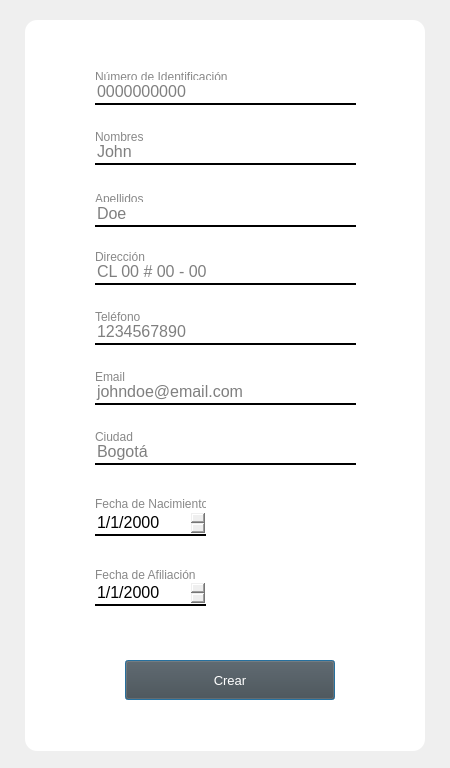
<?xml version="1.0" encoding="UTF-8"?>
<ui version="4.0">
 <class>createAffiliate</class>
 <widget class="QDialog" name="createAffiliate">
  <property name="geometry">
   <rect>
    <x>0</x>
    <y>0</y>
    <width>450</width>
    <height>768</height>
   </rect>
  </property>
  <property name="windowTitle">
   <string>Crear afiliado</string>
  </property>
  <property name="styleSheet">
   <string notr="true"/>
  </property>
  <widget class="QLabel" name="idLabel">
   <property name="geometry">
    <rect>
     <x>95</x>
     <y>68</y>
     <width>261</width>
     <height>17</height>
    </rect>
   </property>
   <property name="styleSheet">
    <string notr="true">color: rgb(136, 136, 136);</string>
   </property>
   <property name="text">
    <string>Número de Identificación</string>
   </property>
  </widget>
  <widget class="QLineEdit" name="idBox">
   <property name="geometry">
    <rect>
     <x>95</x>
     <y>80</y>
     <width>261</width>
     <height>25</height>
    </rect>
   </property>
   <property name="font">
    <font>
     <pointsize>12</pointsize>
    </font>
   </property>
   <property name="styleSheet">
    <string notr="true">border-top-color: white; border-left-color: white; border-right-color: white; border-bottom-width: 2px; border-style:solid;</string>
   </property>
   <property name="text">
    <string/>
   </property>
   <property name="frame">
    <bool>true</bool>
   </property>
   <property name="placeholderText">
    <string>0000000000</string>
   </property>
  </widget>
  <widget class="QLabel" name="nameLabel">
   <property name="geometry">
    <rect>
     <x>95</x>
     <y>128</y>
     <width>261</width>
     <height>17</height>
    </rect>
   </property>
   <property name="styleSheet">
    <string notr="true">color: rgb(136, 136, 136);</string>
   </property>
   <property name="text">
    <string>Nombres</string>
   </property>
  </widget>
  <widget class="QLineEdit" name="nameBox">
   <property name="geometry">
    <rect>
     <x>95</x>
     <y>140</y>
     <width>261</width>
     <height>25</height>
    </rect>
   </property>
   <property name="font">
    <font>
     <pointsize>12</pointsize>
    </font>
   </property>
   <property name="styleSheet">
    <string notr="true">border-top-color: white; border-left-color: white; border-right-color: white; border-bottom-width: 2px; border-style:solid;</string>
   </property>
   <property name="maxLength">
    <number>26</number>
   </property>
   <property name="placeholderText">
    <string>John</string>
   </property>
  </widget>
  <widget class="QLabel" name="lastNameLabel">
   <property name="geometry">
    <rect>
     <x>95</x>
     <y>190</y>
     <width>261</width>
     <height>17</height>
    </rect>
   </property>
   <property name="styleSheet">
    <string notr="true">color: rgb(136, 136, 136);</string>
   </property>
   <property name="text">
    <string>Apellidos</string>
   </property>
  </widget>
  <widget class="QLineEdit" name="lastNameBox">
   <property name="geometry">
    <rect>
     <x>95</x>
     <y>202</y>
     <width>261</width>
     <height>25</height>
    </rect>
   </property>
   <property name="font">
    <font>
     <pointsize>12</pointsize>
    </font>
   </property>
   <property name="styleSheet">
    <string notr="true">border-top-color: white; border-left-color: white; border-right-color: white; border-bottom-width: 2px; border-style:solid;</string>
   </property>
   <property name="maxLength">
    <number>26</number>
   </property>
   <property name="placeholderText">
    <string>Doe</string>
   </property>
  </widget>
  <widget class="QLabel" name="directionLabel">
   <property name="geometry">
    <rect>
     <x>95</x>
     <y>248</y>
     <width>261</width>
     <height>17</height>
    </rect>
   </property>
   <property name="styleSheet">
    <string notr="true">color: rgb(136, 136, 136);</string>
   </property>
   <property name="text">
    <string>Dirección</string>
   </property>
  </widget>
  <widget class="QLineEdit" name="directionBox">
   <property name="geometry">
    <rect>
     <x>95</x>
     <y>260</y>
     <width>261</width>
     <height>25</height>
    </rect>
   </property>
   <property name="font">
    <font>
     <pointsize>12</pointsize>
    </font>
   </property>
   <property name="styleSheet">
    <string notr="true">border-top-color: white; border-left-color: white; border-right-color: white; border-bottom-width: 2px; border-style:solid;</string>
   </property>
   <property name="maxLength">
    <number>256</number>
   </property>
   <property name="placeholderText">
    <string>CL 00 # 00 - 00</string>
   </property>
  </widget>
  <widget class="QLabel" name="phoneLabel">
   <property name="geometry">
    <rect>
     <x>95</x>
     <y>308</y>
     <width>261</width>
     <height>17</height>
    </rect>
   </property>
   <property name="styleSheet">
    <string notr="true">color: rgb(136, 136, 136);</string>
   </property>
   <property name="text">
    <string>Teléfono</string>
   </property>
  </widget>
  <widget class="QLineEdit" name="phoneBox">
   <property name="geometry">
    <rect>
     <x>95</x>
     <y>320</y>
     <width>261</width>
     <height>25</height>
    </rect>
   </property>
   <property name="font">
    <font>
     <pointsize>12</pointsize>
    </font>
   </property>
   <property name="styleSheet">
    <string notr="true">border-top-color: white; border-left-color: white; border-right-color: white; border-bottom-width: 2px; border-style:solid;</string>
   </property>
   <property name="placeholderText">
    <string>1234567890</string>
   </property>
  </widget>
  <widget class="QLabel" name="emailLabel">
   <property name="geometry">
    <rect>
     <x>95</x>
     <y>368</y>
     <width>261</width>
     <height>17</height>
    </rect>
   </property>
   <property name="styleSheet">
    <string notr="true">color: rgb(136, 136, 136);</string>
   </property>
   <property name="text">
    <string>Email</string>
   </property>
  </widget>
  <widget class="QLineEdit" name="emailBox">
   <property name="geometry">
    <rect>
     <x>95</x>
     <y>380</y>
     <width>261</width>
     <height>25</height>
    </rect>
   </property>
   <property name="font">
    <font>
     <pointsize>12</pointsize>
    </font>
   </property>
   <property name="styleSheet">
    <string notr="true">border-top-color: white; border-left-color: white; border-right-color: white; border-bottom-width: 2px; border-style:solid;</string>
   </property>
   <property name="placeholderText">
    <string>johndoe@email.com</string>
   </property>
  </widget>
  <widget class="QLabel" name="cityLabel">
   <property name="geometry">
    <rect>
     <x>95</x>
     <y>428</y>
     <width>261</width>
     <height>17</height>
    </rect>
   </property>
   <property name="styleSheet">
    <string notr="true">color: rgb(136, 136, 136);</string>
   </property>
   <property name="text">
    <string>Ciudad</string>
   </property>
  </widget>
  <widget class="QLineEdit" name="cityBox">
   <property name="geometry">
    <rect>
     <x>95</x>
     <y>440</y>
     <width>261</width>
     <height>25</height>
    </rect>
   </property>
   <property name="font">
    <font>
     <pointsize>12</pointsize>
    </font>
   </property>
   <property name="styleSheet">
    <string notr="true">border-top-color: white; border-left-color: white; border-right-color: white; border-bottom-width: 2px; border-style:solid;</string>
   </property>
   <property name="placeholderText">
    <string>Bogotá</string>
   </property>
  </widget>
  <widget class="QLabel" name="birthDateLabel">
   <property name="geometry">
    <rect>
     <x>95</x>
     <y>497</y>
     <width>111</width>
     <height>14</height>
    </rect>
   </property>
   <property name="styleSheet">
    <string notr="true">color: rgb(136, 136, 136);</string>
   </property>
   <property name="text">
    <string>Fecha de Nacimiento</string>
   </property>
  </widget>
  <widget class="QLabel" name="affiliationDateLabel">
   <property name="geometry">
    <rect>
     <x>95</x>
     <y>568</y>
     <width>111</width>
     <height>14</height>
    </rect>
   </property>
   <property name="styleSheet">
    <string notr="true">color: rgb(136, 136, 136);</string>
   </property>
   <property name="text">
    <string>Fecha de Afiliación</string>
   </property>
  </widget>
  <widget class="QPushButton" name="createButton">
   <property name="geometry">
    <rect>
     <x>125</x>
     <y>660</y>
     <width>210</width>
     <height>40</height>
    </rect>
   </property>
   <property name="font">
    <font>
     <pointsize>10</pointsize>
    </font>
   </property>
   <property name="cursor">
    <cursorShape>PointingHandCursor</cursorShape>
   </property>
   <property name="styleSheet">
    <string notr="true">background-color: rgb(72, 72, 72); color: rgb(255, 255, 255);</string>
   </property>
   <property name="text">
    <string>Crear</string>
   </property>
  </widget>
  <widget class="QDateEdit" name="dateEdit">
   <property name="geometry">
    <rect>
     <x>95</x>
     <y>510</y>
     <width>111</width>
     <height>26</height>
    </rect>
   </property>
   <property name="font">
    <font>
     <pointsize>12</pointsize>
    </font>
   </property>
   <property name="styleSheet">
    <string notr="true">border-top-color: white; border-left-color: white; border-right-color: white; border-bottom-width: 2px; border-style:solid;</string>
   </property>
   <property name="displayFormat">
    <string>d/M/yyyy</string>
   </property>
  </widget>
  <widget class="QDateEdit" name="dateEdit_2">
   <property name="geometry">
    <rect>
     <x>95</x>
     <y>580</y>
     <width>111</width>
     <height>26</height>
    </rect>
   </property>
   <property name="font">
    <font>
     <pointsize>12</pointsize>
    </font>
   </property>
   <property name="styleSheet">
    <string notr="true">border-top-color: white; border-left-color: white; border-right-color: white; border-bottom-width: 2px; border-style:solid;</string>
   </property>
   <property name="displayFormat">
    <string>d/M/yyyy</string>
   </property>
  </widget>
  <widget class="QFrame" name="create_afiliate_card_bg">
   <property name="geometry">
    <rect>
     <x>25</x>
     <y>20</y>
     <width>400</width>
     <height>731</height>
    </rect>
   </property>
   <property name="styleSheet">
    <string notr="true">background-color: rgb(255, 255, 255); border-radius: 12;</string>
   </property>
   <property name="frameShape">
    <enum>QFrame::StyledPanel</enum>
   </property>
   <property name="frameShadow">
    <enum>QFrame::Plain</enum>
   </property>
  </widget>
  <zorder>create_afiliate_card_bg</zorder>
  <zorder>idLabel</zorder>
  <zorder>idBox</zorder>
  <zorder>nameBox</zorder>
  <zorder>lastNameLabel</zorder>
  <zorder>lastNameBox</zorder>
  <zorder>directionBox</zorder>
  <zorder>phoneBox</zorder>
  <zorder>emailBox</zorder>
  <zorder>cityBox</zorder>
  <zorder>createButton</zorder>
  <zorder>dateEdit</zorder>
  <zorder>dateEdit_2</zorder>
  <zorder>nameLabel</zorder>
  <zorder>directionLabel</zorder>
  <zorder>phoneLabel</zorder>
  <zorder>emailLabel</zorder>
  <zorder>cityLabel</zorder>
  <zorder>birthDateLabel</zorder>
  <zorder>affiliationDateLabel</zorder>
 </widget>
 <resources/>
 <connections/>
</ui>
